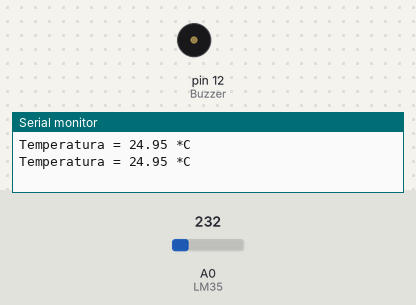
The sketch below on a simulated Arduino Mega 2560, built with avr-gcc and run on an emulated ATmega2560. Parts: buzzer (waves = sounding, pin HIGH), the last lines printed to the serial monitor. Inputs (shaded band) come from the test bench; at power-on: A0 (LM35) = 232.

Above: at 1.8 s.
1.9 s: A0 (LM35) set to 247
At 2.9 s:
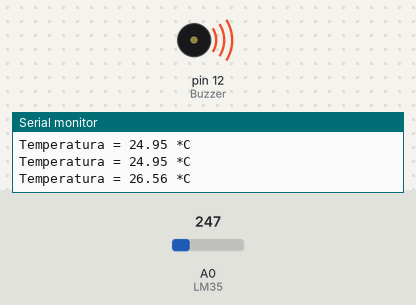
3.5 s: A0 (LM35) set to 201
At 4.4 s:
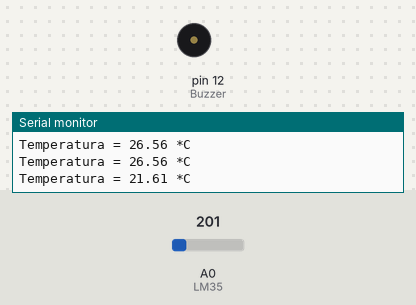
5.5 s: A0 (LM35) set to 250
At 7.2 s:
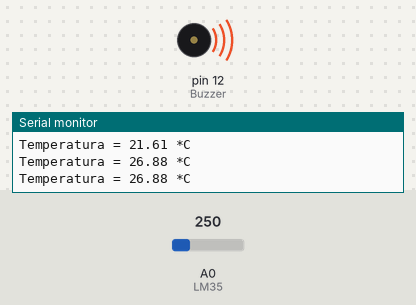
Timing chart, 0 to 8.7 s (numbered marks = the images above; inputs shaded):
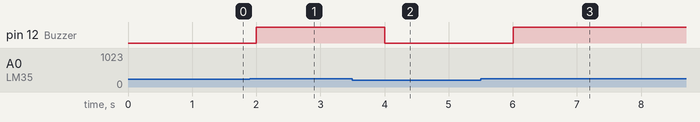

The sketch:

exemplo_05_temp.ino
```cpp
const int LM35 = 0; // label que define o pino ADC usado.
float temperatura = 0; // inicializa a variável usada para armazenar o valor de temperatura
int ADClido = 0; // inicializa a variável usada para armazenar o valor convertido pelo ADC
const int Buzzer = 12;

void setup() {
  Serial.begin(9600);
  analogReference(INTERNAL1V1); // Se estiver usando Arduino Mega, use INTERNAL
  pinMode(Buzzer, OUTPUT);

}
void loop() {
  ADClido = analogRead(LM35); // converte e armaneza valores entre 0 e 1023.
  temperatura = ADClido * 0.1075268817; // define o valor de temperatura para o valor convertido
  Serial.print("Temperatura = ");
  Serial.print(temperatura);
  Serial.println(" *C");
  if (temperatura > 25) { // setei como 25ºC
    digitalWrite(Buzzer, HIGH);
  }
  else {
    digitalWrite(Buzzer, LOW);
  }
  delay(1000);
}
```

Measured:
- the behaviour switches between 232 and 233 on A0 (LM35) (found by bisection; images 0 and 1)
- after the input at 1.9 s, pin 12 (Buzzer): LOW → HIGH after 0.10 s
- after the input at 3.5 s, pin 12 (Buzzer): HIGH → LOW after 0.50 s
- after the input at 5.5 s, pin 12 (Buzzer): LOW → HIGH after 0.51 s
